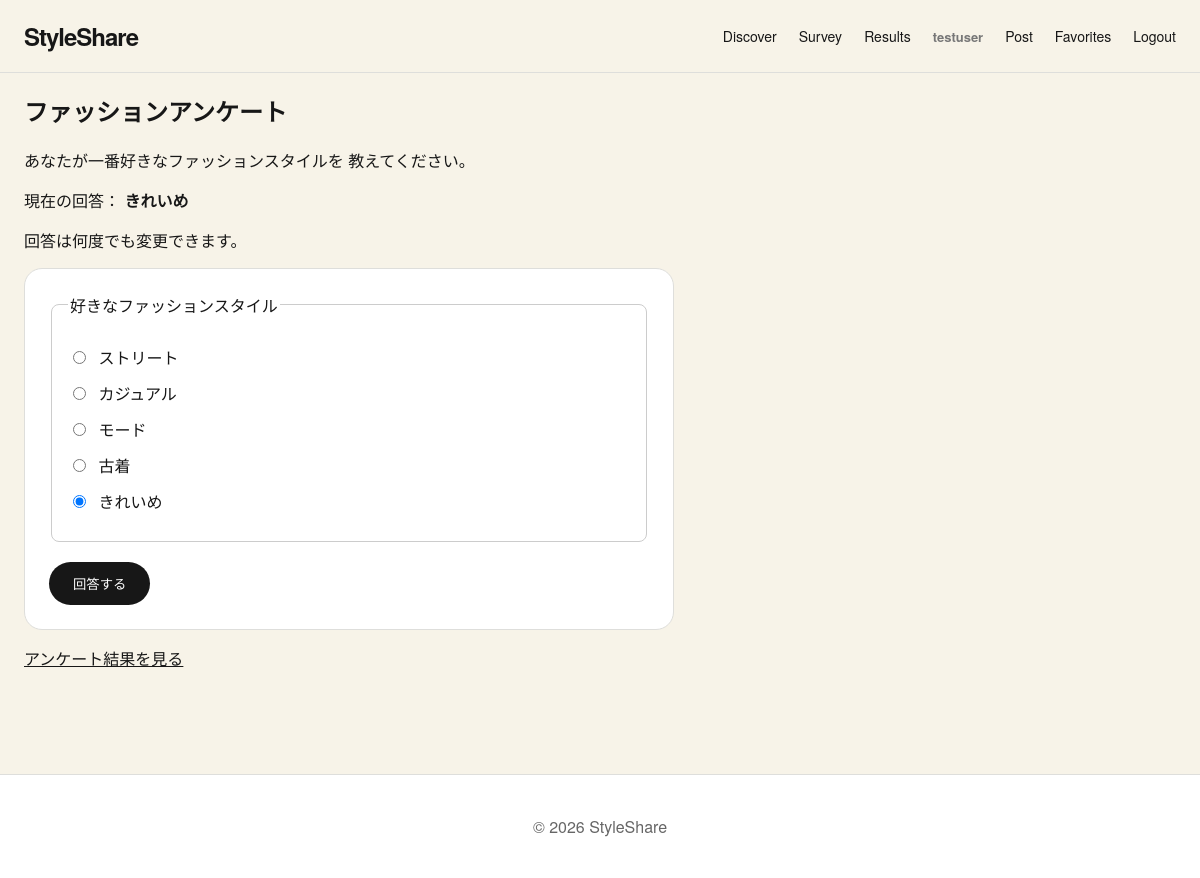
The app's page /survey.php (signed in) with its own data.
### tables this page shows
CREATE TABLE survey_answers (
            id INTEGER PRIMARY KEY AUTOINCREMENT,
            user_id INTEGER NOT NULL UNIQUE,
            style_category TEXT NOT NULL,
            created_at TEXT NOT NULL DEFAULT CURRENT_TIMESTAMP,

            FOREIGN KEY (user_id)
                REFERENCES users(id)
                ON DELETE CASCADE
        );

### includes/functions.php (called while the page is built, shortened)
<?php
function h(string $value): string
{
    return htmlspecialchars(
        $value,
        ENT_QUOTES,
        'UTF-8'
    );
}

### survey.php (the view, shortened to what this page needs)
<?php
require_once __DIR__ . '/includes/functions.php';
$styles = [
    'ストリート',
    'カジュアル',
    'モード',
    '古着',
    'きれいめ',
];
$currentAnswer = '';
$db = getDb();
if (isset($_SESSION['user_id'])) {
    $stmt = $db->prepare(
        'SELECT style_category
         FROM survey_answers
         WHERE user_id = :user_id'
    );
    $stmt->execute([
        ':user_id' => (int)$_SESSION['user_id'],
    ]);
    $answer = $stmt->fetch();
    if ($answer !== false) {
        $currentAnswer = $answer['style_category'];
    }
}
require_once __DIR__ . '/includes/header.php';
?>
<section>
    <h2>ファッションアンケート</h2>
    <p>
        あなたが一番好きなファッションスタイルを
        教えてください。
    </p>
    <?php if (isset($_SESSION['user_id'])): ?>
        <?php if ($currentAnswer !== ''): ?>
            <p>
                現在の回答：
                <strong>
                    <?= htmlspecialchars(
                        $currentAnswer,
                        ENT_QUOTES,
                        'UTF-8'
                    ) ?>
                </strong>
            </p>
            <p>回答は何度でも変更できます。</p>
        <?php endif; ?>
        <form action="survey.php" method="post">
            <fieldset>
                <legend>
                    好きなファッションスタイル
                </legend>
                <?php foreach ($styles as $style): ?>
                    <label class="radio-option">
                        <input
                            type="radio"
                            name="style_category"
                            value="<?= htmlspecialchars(
                                $style,
                                ENT_QUOTES,
                                'UTF-8'
                            ) ?>"
                            <?= $currentAnswer === $style
                                ? 'checked'
                                : '' ?>
                            required
                        >
                        <?= htmlspecialchars(
                            $style,
                            ENT_QUOTES,
                            'UTF-8'
                        ) ?>
                    </label>
                <?php endforeach; ?>
            </fieldset>
            <button type="submit">回答する</button>
        </form>
    <?php endif; ?>
    <p>
        <a href="survey_results.php">
            アンケート結果を見る
        </a>
    </p>
</section>
<?php
require_once __DIR__ . '/includes/footer.php';
?>

### includes/header.php (shortened to what this page needs)
<?php
require_once __DIR__ . '/functions.php';
?>
<!DOCTYPE html>
<html lang="ja">
<head>
    <link rel="stylesheet" href="assets/css/style.css">
</head>
<body>
<header class="site-header">
    <div class="header-inner">
        <a href="index.php" class="site-logo">
            StyleShare
        </a>
        <nav class="site-nav">
            <a href="index.php">Discover</a>
            <a href="survey.php">Survey</a>
            <a href="survey_results.php">Results</a>
            <?php if (isset($_SESSION['user_id'])): ?>
                <span class="login-user">
                    <?= h((string)$_SESSION['username']) ?>
                </span>
                <a href="create_post.php">Post</a>
                <a href="favorites.php">Favorites</a>
                <a href="logout.php">Logout</a>
            <?php endif; ?>
        </nav>
    </div>
</header>
<main>

### includes/footer.php
</main>
<footer>
    <p>&copy; <?=date('Y')?> StyleShare</p>
</footer>
</body>
</html>

### assets/css/style.css (style rules this page uses)
body { margin: 0; font-family: Arial, sans-serif; background-color: #f7f7f7; color: #222222; }
header { padding: 20px 32px; background-color: #ffffff; border-bottom: 1px solid #dddddd; }
nav { display: flex; flex-wrap: wrap; gap: 16px; }
nav a { color: #444444; text-decoration: none; }
.login-user { font-weight: bold; }
main { max-width: 1100px; margin: 0 auto; padding: 32px 20px; }
footer { padding: 24px; text-align: center; color: #666666; }
form { max-width: 600px; padding: 24px; border: 1px solid #dddddd; border-radius: 12px; background-color: #ffffff; }
form label { display: block; margin-bottom: 8px; font-weight: bold; }
form input, form select, form textarea { box-sizing: border-box; width: 100%; padding: 10px; border: 1px solid #cccccc; border-radius: 6px; font: inherit; }
form button { padding: 12px 24px; border: 0; border-radius: 6px; background-color: #222222; color: #ffffff; cursor: pointer; }
.radio-option { display: block; margin: 12px 0; font-weight: normal; }
.radio-option input { width: auto; margin-right: 8px; }
fieldset { margin-bottom: 20px; padding: 16px; border: 1px solid #cccccc; border-radius: 8px; }
a { color: inherit; }
section { margin-bottom: 40px; }
button, input, select, textarea { font-family: inherit; }
button { transition: opacity 0.2s; }
:root { --background: #f7f3e8; --header-background: rgba(247, 243, 232, 0.95); --surface: #ffffff; --text: #171717; --sub-text: #777777; --border: #dededb; --accent: #171717; }
body { margin: 0; font-family: "Helvetica Neue", Arial, "Noto Sans JP", sans-serif; background: var(--background); color: var(--text); }
.site-header { position: sticky; top: 0; z-index: 100; padding: 0; border-bottom: 1px solid var(--border); background: var(--header-background); backdrop-filter: blur(12px); }
.header-inner { display: flex; align-items: center; justify-content: space-between; max-width: 1180px; min-height: 72px; margin: 0 auto; padding: 0 24px; }
.site-logo { color: var(--text); font-size: 24px; font-weight: 800; letter-spacing: -1px; text-decoration: none; }
.site-nav { display: flex; align-items: center; gap: 22px; }
.site-nav a { color: var(--text); font-size: 14px; text-decoration: none; }
.login-user { color: var(--sub-text); font-size: 13px; font-weight: 600; }
main { max-width: 1180px; margin: 0 auto; padding: 0 24px 64px; }
form { border-color: var(--border); border-radius: 18px; }
form input, form select, form textarea { border-color: var(--border); border-radius: 10px; background: #fafafa; }
form button { border-radius: 999px; background: var(--text); }
footer { border-top: 1px solid var(--border); background: var(--surface); }

### records on screen
survey_answers: style_category "きれいめ", style_category "☐ ストリート", style_category "☐ カジュアル", style_category "☐ モード", style_category "☐ 古着", style_category "☑ きれいめ"

### other values on screen
$_SESSION['username'] "testuser"
$style "ストリート"
$style "カジュアル"
$style "モード"
$style "古着"
$style "きれいめ"
